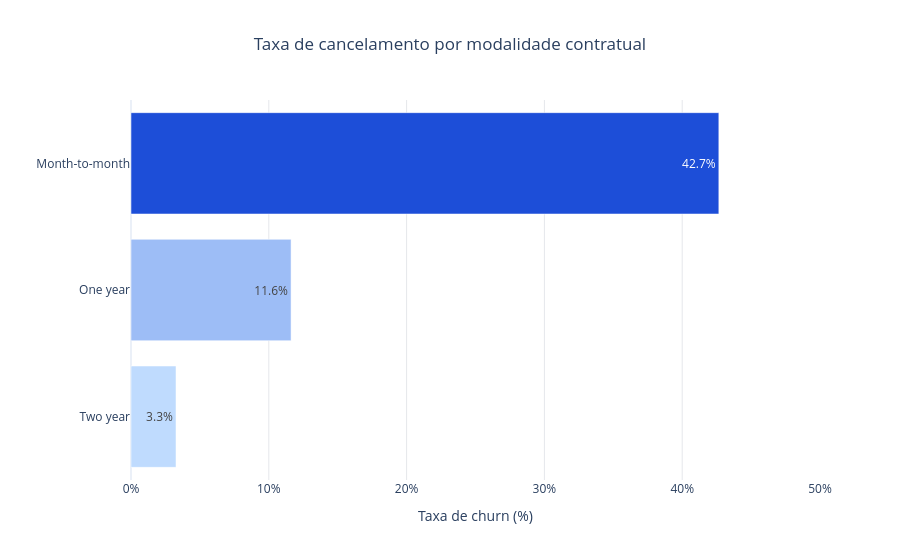

Notebook cell for this chart:
### Markdown cell above
### Pergunta 2 — A modalidade contratual está associada ao cancelamento?

**Gráfico ajustado do notebook anterior:** em vez de mostrar apenas quantos clientes cancelaram em cada contrato, o gráfico apresenta a taxa de churn dentro de cada modalidade. Isso evita que um tipo de contrato pareça pior somente porque possui mais clientes.

### Code cell
gold_churn_contrato = (
    df_gold.groupby("Contrato", observed=True)
    .agg(Clientes=("id_cliente", "size"), Cancelamentos=("CancelamentoBinario", "sum"))
    .reset_index()
)
gold_churn_contrato["TaxaChurnPct"] = gold_churn_contrato["Cancelamentos"] / gold_churn_contrato["Clientes"] * 100
gold_churn_contrato = gold_churn_contrato.sort_values("TaxaChurnPct", ascending=True)
display(gold_churn_contrato)

fig = px.bar(
    gold_churn_contrato, x="TaxaChurnPct", y="Contrato", orientation="h",
    text=gold_churn_contrato["TaxaChurnPct"].map(lambda x: f"{x:.1f}%"),
    custom_data=["Clientes", "Cancelamentos"], color="TaxaChurnPct",
    color_continuous_scale=["#BFDBFE", "#1D4ED8"],
    title="Taxa de cancelamento por modalidade contratual",
    labels={"TaxaChurnPct": "Taxa de churn (%)", "Contrato": "Modalidade contratual"},
    template="plotly_white"
)
fig.update_traces(hovertemplate="<b>%{y}</b><br>Taxa de churn: %{x:.1f}%<br>Clientes: %{customdata[0]:,}<br>Cancelamentos: %{customdata[1]:,}<extra></extra>")
fig.update_layout(title_x=0.5, coloraxis_showscale=False, xaxis=dict(range=[0, max(50, gold_churn_contrato["TaxaChurnPct"].max()+5)], ticksuffix="%", gridcolor="#E5E7EB"), yaxis_title="")
fig.show()

### Figure 1 — Plotly figure (JSON) as saved in the notebook; plotly's stock layout.template omitted (floating-point values rounded to 4 significant figures)
{"data": [{"customdata": [[1347, 44], [1188, 138], [3099, 1322]], "hovertemplate": "<b>%{y}</b><br>Taxa de churn: %{x:.1f}%<br>Clientes: %{customdata[0]:,}<br>Cancelamentos: %{customdata[1]:,}<extra></extra>", "legendgroup": "", "marker": {"color": [3.267, 11.62, 42.66], "coloraxis": "coloraxis", "pattern": {"shape": ""}}, "name": "", "orientation": "h", "showlegend": false, "text": ["3.3%", "11.6%", "42.7%"], "textposition": "auto", "type": "bar", "x": [3.267, 11.62, 42.66], "xaxis": "x", "y": ["Two year", "One year", "Month-to-month"], "yaxis": "y"}], "layout": {"barmode": "relative", "coloraxis": {"autocolorscale": false, "colorbar": {"title": {"text": "Taxa de churn (%)"}}, "colorscale": [[0, "#BFDBFE"], [1, "#1D4ED8"]], "showscale": false}, "legend": {"tracegroupgap": 0}, "title": {"text": "Taxa de cancelamento por modalidade contratual", "x": 0.5}, "xaxis": {"anchor": "y", "domain": [0, 1], "gridcolor": "#E5E7EB", "range": [0, 50], "ticksuffix": "%", "title": {"text": "Taxa de churn (%)"}}, "yaxis": {"anchor": "x", "domain": [0, 1], "title": {"text": ""}}}}
